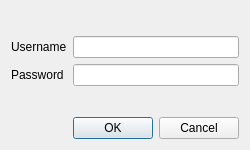
<?xml version="1.0" encoding="UTF-8"?>
<ui version="4.0">
 <class>loginDialog</class>
 <widget class="QDialog" name="loginDialog">
  <property name="geometry">
   <rect>
    <x>0</x>
    <y>0</y>
    <width>250</width>
    <height>150</height>
   </rect>
  </property>
  <property name="windowTitle">
   <string>Dialog</string>
  </property>
  <layout class="QGridLayout" name="gridLayout">
   <item row="1" column="0">
    <widget class="QDialogButtonBox" name="buttonBox">
     <property name="orientation">
      <enum>Qt::Horizontal</enum>
     </property>
     <property name="standardButtons">
      <set>QDialogButtonBox::Cancel|QDialogButtonBox::Ok</set>
     </property>
    </widget>
   </item>
   <item row="0" column="0">
    <layout class="QFormLayout" name="formLayout">
     <item row="0" column="1">
      <spacer name="verticalSpacer">
       <property name="orientation">
        <enum>Qt::Vertical</enum>
       </property>
       <property name="sizeHint" stdset="0">
        <size>
         <width>20</width>
         <height>40</height>
        </size>
       </property>
      </spacer>
     </item>
     <item row="1" column="0">
      <widget class="QLabel" name="login_username_label">
       <property name="text">
        <string>Username</string>
       </property>
      </widget>
     </item>
     <item row="1" column="1">
      <widget class="QLineEdit" name="login_username_lineEdit"/>
     </item>
     <item row="2" column="0">
      <widget class="QLabel" name="login_password_label">
       <property name="text">
        <string>Password</string>
       </property>
      </widget>
     </item>
     <item row="2" column="1">
      <widget class="QLineEdit" name="login_password_lineEdit"/>
     </item>
     <item row="3" column="1">
      <spacer name="verticalSpacer_2">
       <property name="orientation">
        <enum>Qt::Vertical</enum>
       </property>
       <property name="sizeHint" stdset="0">
        <size>
         <width>20</width>
         <height>40</height>
        </size>
       </property>
      </spacer>
     </item>
    </layout>
   </item>
  </layout>
 </widget>
 <resources/>
 <connections>
  <connection>
   <sender>buttonBox</sender>
   <signal>accepted()</signal>
   <receiver>loginDialog</receiver>
   <slot>accept()</slot>
   <hints>
    <hint type="sourcelabel">
     <x>248</x>
     <y>254</y>
    </hint>
    <hint type="destinationlabel">
     <x>157</x>
     <y>274</y>
    </hint>
   </hints>
  </connection>
  <connection>
   <sender>buttonBox</sender>
   <signal>rejected()</signal>
   <receiver>loginDialog</receiver>
   <slot>reject()</slot>
   <hints>
    <hint type="sourcelabel">
     <x>316</x>
     <y>260</y>
    </hint>
    <hint type="destinationlabel">
     <x>286</x>
     <y>274</y>
    </hint>
   </hints>
  </connection>
 </connections>
</ui>
